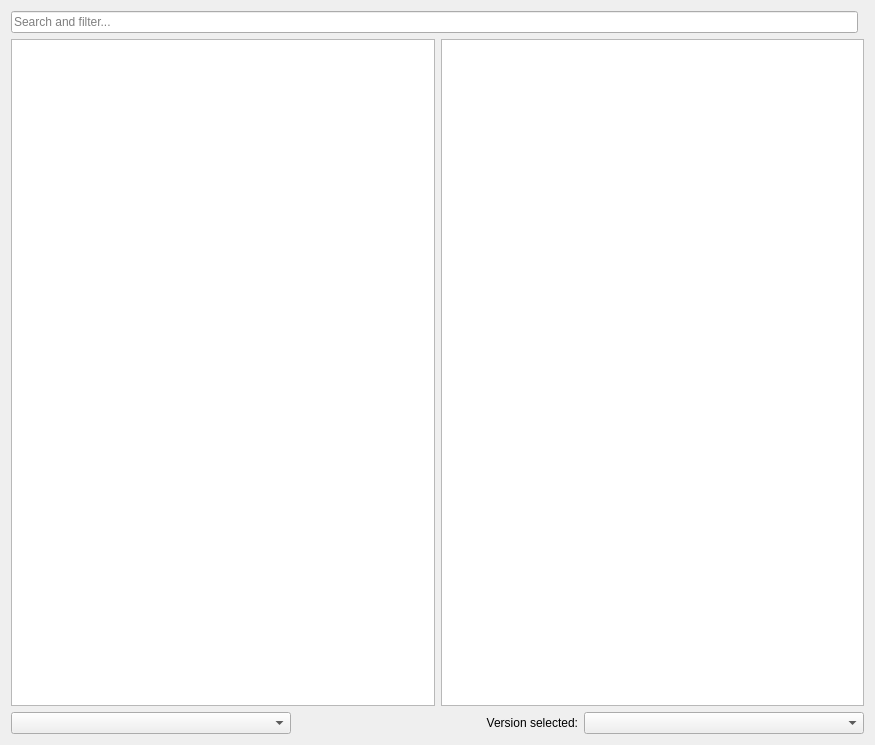
<?xml version="1.0" encoding="UTF-8"?>
<ui version="4.0">
 <class>FtbPage</class>
 <widget class="QWidget" name="FtbPage">
  <property name="geometry">
   <rect>
    <x>0</x>
    <y>0</y>
    <width>875</width>
    <height>745</height>
   </rect>
  </property>
  <layout class="QGridLayout" name="gridLayout">
   <item row="2" column="0" colspan="2">
    <layout class="QGridLayout" name="gridLayout_4" columnstretch="0,0,0" rowminimumheight="0" columnminimumwidth="0,0,0">
     <item row="0" column="2">
      <widget class="QComboBox" name="versionSelectionBox"/>
     </item>
     <item row="0" column="1">
      <widget class="QLabel" name="label">
       <property name="text">
        <string>Version selected:</string>
       </property>
       <property name="alignment">
        <set>Qt::AlignRight|Qt::AlignTrailing|Qt::AlignVCenter</set>
       </property>
      </widget>
     </item>
     <item row="0" column="0">
      <widget class="QComboBox" name="sortByBox"/>
     </item>
    </layout>
   </item>
   <item row="0" column="0">
    <widget class="QLineEdit" name="searchEdit">
     <property name="placeholderText">
      <string>Search and filter...</string>
     </property>
     <property name="clearButtonEnabled">
      <bool>true</bool>
     </property>
    </widget>
   </item>
   <item row="1" column="0" colspan="2">
    <layout class="QGridLayout" name="gridLayout_3">
     <item row="0" column="0">
      <widget class="QTreeView" name="packView">
       <property name="alternatingRowColors">
        <bool>true</bool>
       </property>
       <property name="iconSize">
        <size>
         <width>48</width>
         <height>48</height>
        </size>
       </property>
      </widget>
     </item>
     <item row="0" column="1">
      <widget class="ProjectDescriptionPage" name="packDescription">
       <property name="openExternalLinks">
        <bool>true</bool>
       </property>
       <property name="openLinks">
        <bool>true</bool>
       </property>
      </widget>
     </item>
    </layout>
   </item>
  </layout>
 </widget>
 <customwidgets>
  <customwidget>
   <class>ProjectDescriptionPage</class>
   <extends>QTextBrowser</extends>
   <header>ui/widgets/ProjectDescriptionPage.h</header>
  </customwidget>
 </customwidgets>
 <tabstops>
  <tabstop>searchEdit</tabstop>
  <tabstop>versionSelectionBox</tabstop>
 </tabstops>
 <resources/>
 <connections/>
</ui>
